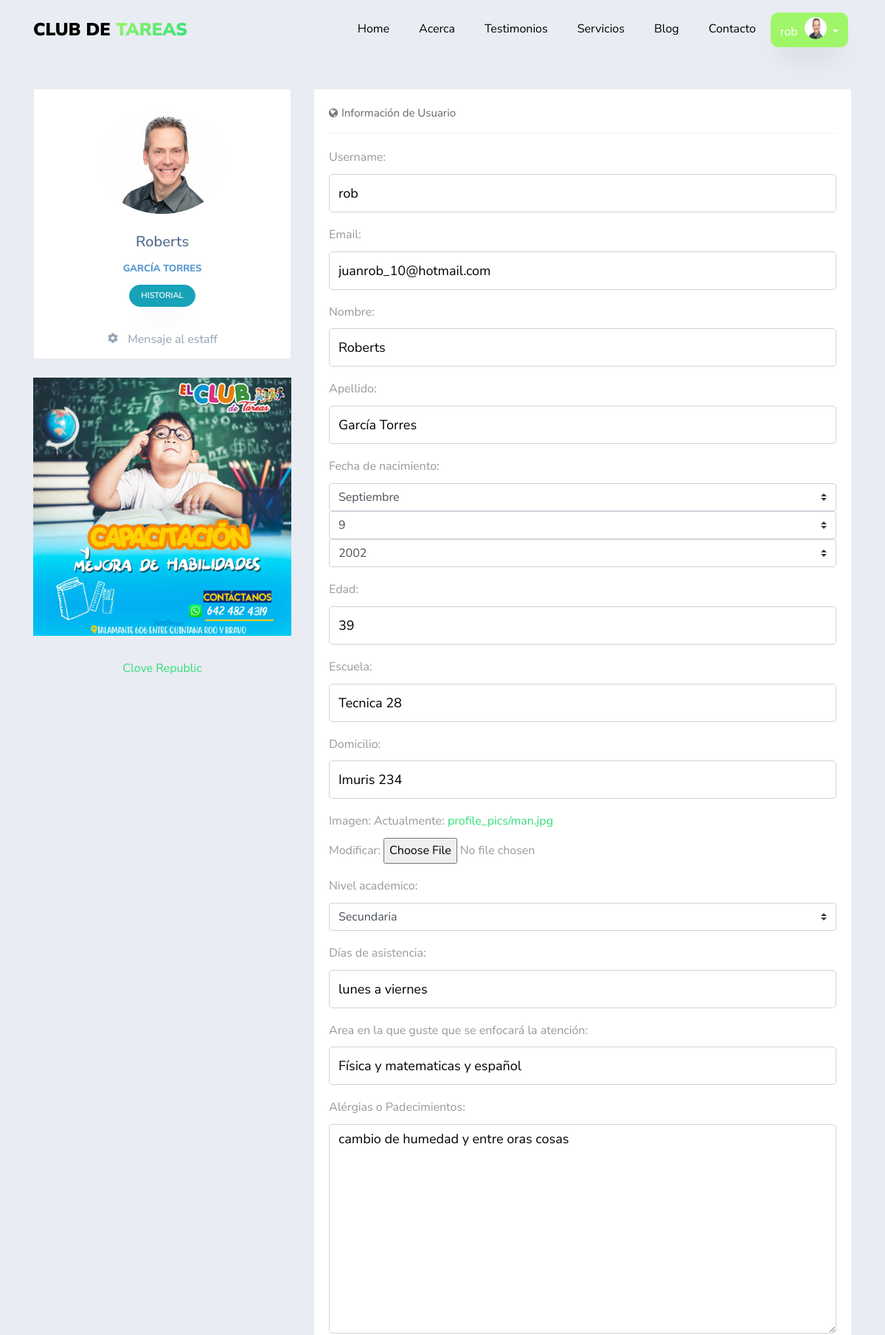
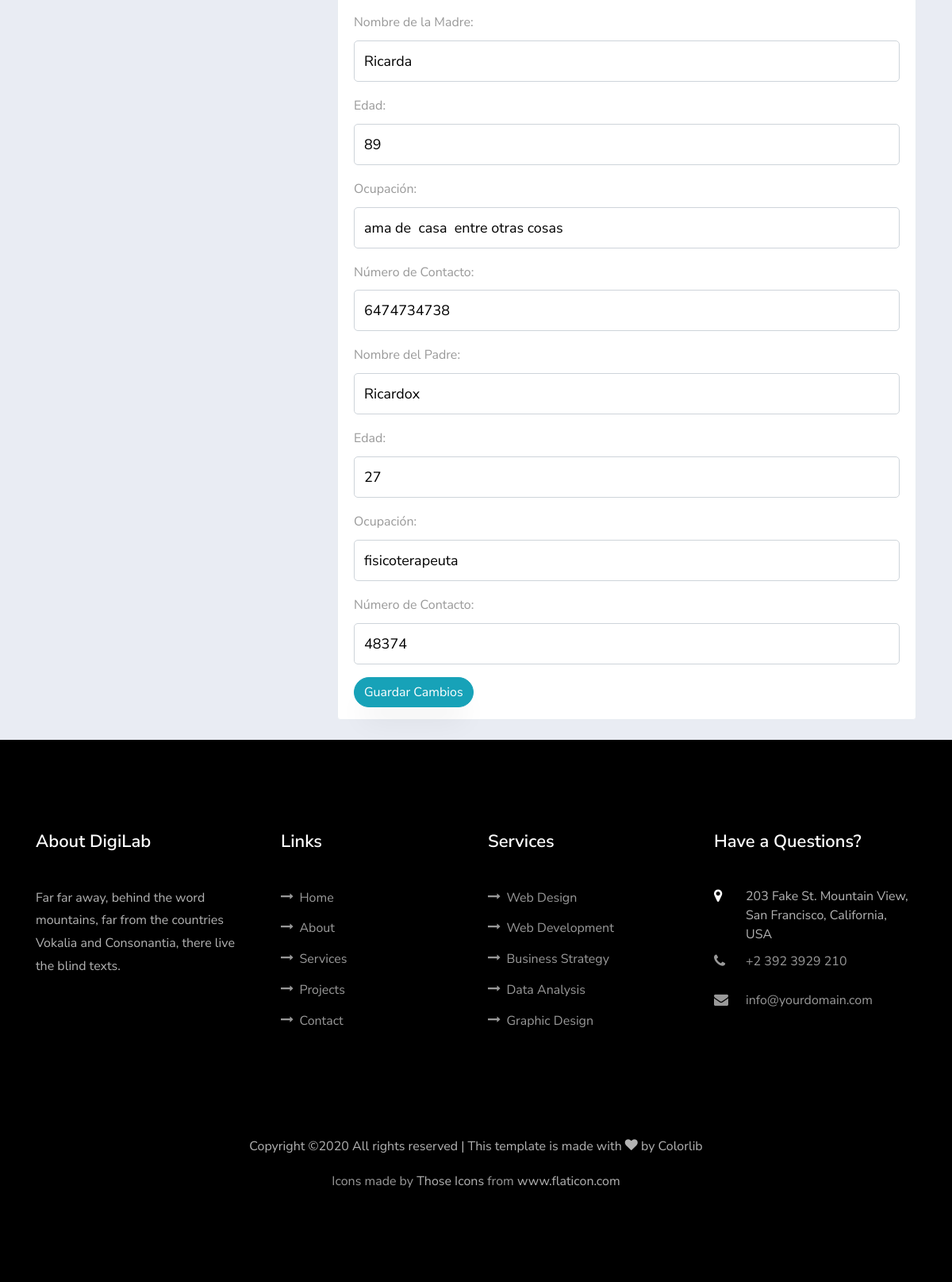
/profile/ (signed in), run on the app's committed database (2 pictures, top to bottom).
### usuario/models.py (models this page shows, shortened)
class Usuario(AbstractBaseUser,PermissionsMixin):
    imagen       =  models.ImageField(default='default.jpg',upload_to='profile_pics')
    email        =  models.EmailField(max_length=60,unique=True,null=True, blank=True)
    username     =  models.CharField(max_length=30,unique=True)
    nombre       =  models.CharField(max_length=100)
    apellido     =  models.CharField(max_length=100)
    edad         =  models.IntegerField(blank=True, null=True)
    padecimientos = models.TextField(verbose_name="padecimientos",blank=True,null=True)
    asistencia = models.CharField(verbose_name="Días de asistencia",max_length=100,blank=True,null=True)
    enfoque = models.CharField(verbose_name="Area en la que guste que se enfocará la atención",max_length=100,blank=True, null=True)
    nombre_de_la_madre =  models.CharField(verbose_name="Nombre de la Madre",max_length=100,blank=True, null=True)
    edad_de_la_madre =  models.IntegerField(verbose_name="Edad",blank=True, null=True)
    ocupacion_de_la_madre = models.CharField(verbose_name="Ocupación",max_length=100,blank=True,null=True)
    numero_de_la_madre   =  models.IntegerField(verbose_name="Número de contacto",blank=True,null=True)
    nombre_del_padre =  models.CharField(verbose_name="Nombre del Padre",max_length=100,blank=True, null=True)
    edad_del_padre =  models.IntegerField(verbose_name="Edad",blank=True, null=True)
    ocupacion_del_padre = models.CharField(verbose_name="Ocupación",max_length=100,blank=True, null=True)
    numero_del_padre    =  models.IntegerField(verbose_name="Número de contacto",blank=True,null=True)
    fecha_nacimiento = models.DateField(verbose_name="Fecha de nacimiento",blank=True, null=True)
    escuela      =  models.CharField(verbose_name="Nombre de la escuela",max_length=60,blank=True, null=True)
    domicilio    =  models.CharField(verbose_name="Domicilio",max_length=150,blank=True, null=True)
    status_paquetes = models.BooleanField(verbose_name="¿Tiene Paquetes Activos?",default=False)
    NIVEL_STATUS = (
         ('k','Kinder'),
         ('p','Primaria'),
         ('s','Secundaria'),
         ('b','bachillerato'),
         ('u','universidad'))
    nivel_academico = models.CharField(max_length=1,choices=NIVEL_STATUS,blank=True,verbose_name='Nivel académico del alumno')
    date_joined  =  models.DateTimeField(verbose_name="Fecha de ingreso",auto_now_add=True)
    last_login   =  models.DateTimeField(verbose_name="Ultima fecha de Sesión",auto_now=True)
    is_admin     =  models.BooleanField(verbose_name="¿Es Administrador?",default=False)
    is_active    =  models.BooleanField(verbose_name="¿Esta Acivo?",default=True)
    is_staff     =  models.BooleanField(verbose_name="¿Es parte del Staff?",default=False)
    is_superuser =  models.BooleanField(verbose_name="¿Es Super Usuario?",default=False)
    USERNAME_FIELD  = "username"
    REQUIRED_FIELDS = ["nombre","apellido"]
    objects = MyUsuarioManager()

### app/views.py (the view)
# urls.py: path('profile/', views.profile,name='profile'),
@login_required
def profile(request):
    context = {}
    if request.POST:
        form = UserUpdateForm(request.POST,request.FILES,instance=request.user)
        if form.is_valid():
            form.save()
            if form.changed_data:
                evento = Historial_User(mensaje=f"datos actualizados del Perfil: {form.changed_data}",usuario=request.user)
                evento.save()
                messages.success( request,'Los datos del formulario han sido actualizados')
                usuarios = get_user_model().objects.all()
                for usuario  in usuarios:
                    if usuario.is_superuser:
                        notify.send(request.user,recipient=usuario,verb="Update fields",description=f"datos actualizados del Perfil: {form.changed_data}",action_object=request.user)
    else:
        form =UserUpdateForm(
        initial = {
          'username' :request.user.username,
          'email': request.user.email,
          'nombre': request.user.nombre,
          'apellido': request.user.apellido,
          'fecha_nacimiento': request.user.fecha_nacimiento,
          'edad': request.user.edad,
          'escuela': request.user.escuela,
          'domicilio': request.user.domicilio,
          'imagen': request.user.imagen,
          'nivel_academico': request.user.nivel_academico,
          'padecimientos': request.user.padecimientos,
          'asistencia': request.user.asistencia,
          'enfoque': request.user.enfoque,
          'nombre_de_la_madre': request.user.nombre_de_la_madre,
          'edad_de_la_madre': request.user.edad_de_la_madre,
          'ocupacion_de_la_madre': request.user.ocupacion_de_la_madre,
          'numero_de_la_madre': request.user.numero_de_la_madre,
          'nombre_del_padre': request.user.nombre_del_padre,
          'edad_del_padre': request.user.edad_del_padre,
          'ocupacion_del_padre': request.user.ocupacion_del_padre,
          'numero_del_padre': request.user.numero_del_padre
          }
        )
    context['profile_form'] = form
    context['historial'] = request.user.historial.all().order_by('-fecha')
    return render(request,'app/profile.html',context)

### app/templates/app/profile.html (shortened to what this page needs)
{% extends 'main/base.html' %}
{% load crispy_forms_tags%}
{% load static %}
{% block content %}
<section>
  <div class="container"  style="margin-top:120px">
    <div class="row">
        <div class="col-md-4">
          <div class="row">
            <div class="col-12">
              <div class="portlet light profile-sidebar-portlet bordered  justify-content-center ftco-animate">
                  <div class="profile-userpic" style="text-align:center">
                      <img src="{{ request.user.imagen.url }}" class="img-responsive" alt="">
                  </div>
                  <div class="profile-usertitle">
                      <div class="profile-usertitle-name">{{ request.user.nombre }}</div>
                      <div class="profile-usertitle-job">{{ request.user.apellido }} </div>
                  </div>
                  <div class="profile-userbuttons">
                      <button type="button" class="btn btn-info  btn-sm" data-toggle="modal"  data-target=".historial_modal">Historial</button>
                  </div>
                  <div class="profile-usermenu w-100">
                      <ul class="nav" style="position: relative; width:100%; height: 20px">
                          <li style="position:  absolute; left:50%; transform: translateX(-50%)">
                              <a href="#">
                                  <i class="icon-settings"></i> Mensaje al estaff</a>
                          </li>
                      </ul>
                  </div>
          </div>
            </div>
            <div class="col-12">
              <div id="carouselExampleSlidesOnly" class="carousel slide" data-ride="carousel">
               <div class="carousel-inner">
                 <div class="carousel-item active">
                   <img class="d-block w-100" src="{% static 'main/images/club1.jpg' %}" alt="First slide">
                 </div>
               </div>
          </div>
            </div>
            <div class="col-12">
              <div id="fb-container" style="width:100%; margin-top: 30px;margin-bottom: 30px;text-align: center">
              </div>
            </div>
          </div>
      </div>
        <div class="col-md-8">
            <div class="portlet light bordered ftco-animate">
                <div class="portlet-title tabbable-line">
                    <div class="caption caption-md">
                        <i class="icon-globe theme-font hide"></i>
                        <span class="caption-subject font-blue-madison bold uppercase">Información de Usuario</span>
                    </div>
                </div>
                <div class="portlet-body">
                        <div class="tab-content">
                            <div role="tabpanel" class="tab-pane active" id="home">
                                <form method="POST" enctype="multipart/form-data">
                                  {% for field in profile_form %}
                                  <div class="form-group">
                                      {{ field.label_tag }}
                                      {{ field }}
                                  </div>
                                  {% endfor %}
                                  <button type="submit" class="btn btn-info">Guardar Cambios</button>
                                </form>
                            </div>
                        </div>
                </div>
            </div>
        </div>
    </div>
  </div>
</section>
{% endblock content %}

### templates/main/base.html (shortened to what this page needs)
{% load static %}
{% load notifications_tags %}
{% notifications_unread as unread_count %}
<!DOCTYPE html>
<html lang="en">
  <head>
    <link rel="stylesheet" href="https://stackpath.bootstrapcdn.com/font-awesome/4.7.0/css/font-awesome.min.css">
    <link rel="stylesheet" href="{% static 'main/css/open-iconic-bootstrap.min.css'%}">
    <link rel="stylesheet" href="{% static 'main/css/animate.css'%}">
    <link rel="stylesheet" href="{% static 'main/css/search.css'%}">
    <link rel="stylesheet" href="{% static 'main/css/owl.carousel.min.css'%}">
    <link rel="stylesheet" href="{% static 'main/css/owl.theme.default.min.css'%}">
    <link rel="stylesheet" href="{% static 'main/css/magnific-popup.css'%}">
    <link rel="stylesheet" href="{% static 'main/css/aos.css'%}">
    <link rel="stylesheet" href="{% static 'main/css/ionicons.min.css'%}">
    <link rel="stylesheet" href="{% static 'main/css/flaticon.css' %}">
    <link rel="stylesheet" href="{% static 'main/css/icomoon.css' %}">
    <link rel="stylesheet" href="{% static 'main/css/style.css' %}">
    <link rel="stylesheet" href="{% static 'main/css/fix.css' %}">
  </head>
  <body  data-target=".site-navbar-target" data-offset="300">
  <nav class="navbar navbar-expand-lg navbar-dark ftco_navbar bg-dark ftco-navbar-light site-navbar-target" id="ftco-navbar">
	    <div class="container">
	      <a class="navbar-brand" href="{% url 'blog:home' %}" >Club de <span>Tareas</span></a>
	      <div class="collapse navbar-collapse" id="ftco-nav">
	        <ul class="navbar-nav nav ml-auto" style="text-align:center">
	          <li class="nav-item"><a href="{% url 'blog:home' %}" class="nav-link"><span>Home</span></a></li>
	          <li class="nav-item"><a href="{% url 'blog:about' %}"  class="nav-link"><span>Acerca</span></a></li>
	          <li class="nav-item"><a href="{% url 'blog:testimony' %}"  class="nav-link"><span>Testimonios</span></a></li>
	          <li class="nav-item"><a href="{% url 'app:services' %}" class="nav-link"><span>Servicios</span></a></li>
            <li class="nav-item"><a href="{% url 'blog:blog' %}" class="nav-link"><span>Blog</span></a></li>
            <li class="nav-item"><a href="{% url 'blog:contact' %}" class="nav-link"><span>Contacto</span></a></li>
          </ul>
          <ul class="nav navbar-nav navbar-right" style="text-align: right">
            {% if request.user.is_authenticated %}
            <div class="dropdown" style="padding-right:5px;">
                    <a style="border-radius: 10px 10px 10px 10px !important;
                             -moz-border-radius: 10px 10px 10px 10px;
                             -webkit-border-radius: 10px 10px 10px 10px;padding-bottom:0; padding-top:0"
                      class="btn btn-secondary dropdown-toggle" href="#" role="button" id="dropdownMenuLink" data-toggle="dropdown" aria-haspopup="true" aria-expanded="false">
                       <div style="display: inline-block;line-height: 2.5em">{{ request.user.username }}</div>
                          <div class="inset" style="margin-left: 5px;display: inline-block;">
                            <img src="{{ request.user.imagen.url }}">
                          </div>
                    </a>
              </div>
            {% else %}
              <li class="nav-item"><a href="{% url 'app:login' %}"  class="nav-link"><span>Login</span></a></li>
            </ul>
          {% endif %}
	      </div>
	    </div>
	  </nav>
    {% block content %}{% endblock %}
    <footer class="ftco-footer ftco-section">
      <div class="container">
        <div class="row mb-5">
          <div class="col-md">
            <div class="ftco-footer-widget mb-4">
              <h2 class="ftco-heading-2">About DigiLab</h2>
              <p>Far far away, behind the word mountains, far from the countries Vokalia and Consonantia, there live the blind texts.</p>
              <ul class="ftco-footer-social list-unstyled float-md-left float-lft mt-5">
              </ul>
            </div>
          </div>
          <div class="col-md">
            <div class="ftco-footer-widget mb-4 ml-md-4">
              <h2 class="ftco-heading-2">Links</h2>
              <ul class="list-unstyled">
                <li><a href="#"><span class="icon-long-arrow-right mr-2"></span>Home</a></li>
                <li><a href="#"><span class="icon-long-arrow-right mr-2"></span>About</a></li>
                <li><a href="#"><span class="icon-long-arrow-right mr-2"></span>Services</a></li>
                <li><a href="#"><span class="icon-long-arrow-right mr-2"></span>Projects</a></li>
                <li><a href="#"><span class="icon-long-arrow-right mr-2"></span>Contact</a></li>
              </ul>
            </div>
          </div>
          <div class="col-md">
             <div class="ftco-footer-widget mb-4">
              <h2 class="ftco-heading-2">Services</h2>
              <ul class="list-unstyled">
                <li><a href="#"><span class="icon-long-arrow-right mr-2"></span>Web Design</a></li>
                <li><a href="#"><span class="icon-long-arrow-right mr-2"></span>Web Development</a></li>
                <li><a href="#"><span class="icon-long-arrow-right mr-2"></span>Business Strategy</a></li>
                <li><a href="#"><span class="icon-long-arrow-right mr-2"></span>Data Analysis</a></li>
                <li><a href="#"><span class="icon-long-arrow-right mr-2"></span>Graphic Design</a></li>
              </ul>
            </div>
          </div>
          <div class="col-md">
            <div class="ftco-footer-widget mb-4">
            	<h2 class="ftco-heading-2">Have a Questions?</h2>
            	<div class="block-23 mb-3">
	              <ul>
	                <li><span class="icon icon-map-marker"></span><span class="text">203 Fake St. Mountain View, San Francisco, California, USA</span></li>
	                <li><a href="#"><span class="icon icon-phone"></span><span class="text">+2 392 3929 210</span></a></li>
	                <li><a href="#"><span class="icon icon-envelope"></span><span class="text">info@yourdomain.com</span></a></li>
	              </ul>
	            </div>
            </div>
          </div>
        </div>
        <div class="row">
          <div class="col-md-12 text-center">
            <p>
  Copyright &copy;<script>document.write(new Date().getFullYear());</script> All rights reserved | This template is made with <i class="icon-heart color-danger" aria-hidden="true"></i> by <a href="https://colorlib.com" target="_blank">Colorlib</a>
  </p>
        Icons made by <a href="https://www.flaticon.com/authors/those-icons" title="Those Icons">Those Icons</a> from <a href="https://www.flaticon.com/" title="Flaticon"> www.flaticon.com</a>
          </div>
        </div>
      </div>
    </footer>
  </body>
</html>

### data on the page
Usuario: user.username "rob", user.imagen (picture), user.nombre "Roberts", user.apellido "GARCÍA TORRES", profile_form "rob" "juanrob_10@hotmail.com" "Roberts" "García Torres" "39" "Tecnica 28" "Imuris 234" "Secundaria" "lunes a viernes" "Física y matematicas y español" "cambio de humedad y entre oras cosas" "Ricarda" "89" "ama de casa entre otras cosas" "6474734738" "Ricardox" "27" "fisicoterapeuta" "48374"

### other printed values
{{ field.label_tag }} "Username:" "Email:" "Nombre:" "Apellido:" "Fecha de nacimiento:" "Edad:" "Escuela:" "Domicilio:" "Imagen:" "Nivel academico:" "Días de asistencia:" "Area en la que guste que se enfocará la atención:" "Alérgias o Padecimientos:" "Nombre de la Madre:" "Edad:" "Ocupación:" "Número de Contacto:" "Nombre del Padre:" "Edad:" "Ocupación:" "Número de Contacto:"
